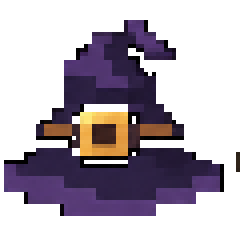
#> input picture tools/classart/mage_head.png, 60 x 60 px (shown 4 times larger)
$ python label.py ../classart/mage_head.png out.png
#> lines starting #> are read from the running program, lines starting #| are printed output that depends on the picture
import sys
from PIL import Image, ImageDraw, ImageFont
im = Image.open(sys.argv[1]).convert('RGB'); W, H = im.size
#> after `im = Image.open(sys.argv[1]).convert('RGB')`:
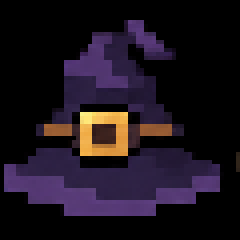
#> im: PIL image 60x60 RGB (shown 4 times larger); mean R, G, B 27.7, 19.3, 29.2
#> after `W, H = im.size`: W = 60; H = 60
d = ImageDraw.Draw(im)
#> (the run stopped early here; a loop or call above may not have finished)
